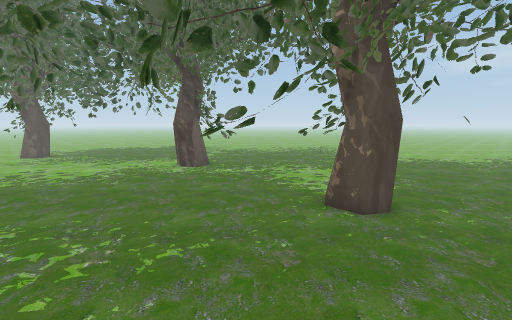
view 1 (above)

19 first-person views from a walk through a Unity game level. The camera is 1.4 m above the floor, tilts 8° down and sees 90° across. The floor is counted in squares, 0.5 m on a side. Each view is taken from the middle of a square. On the plan, view 1 faces up. The plan holds only what a view shows up to about 19 squares ahead; the rest is blank. The place goes on beyond the plan. The player character is not drawn. Some animated figures are not drawn. Some surface patterns are stand-ins.

view 2
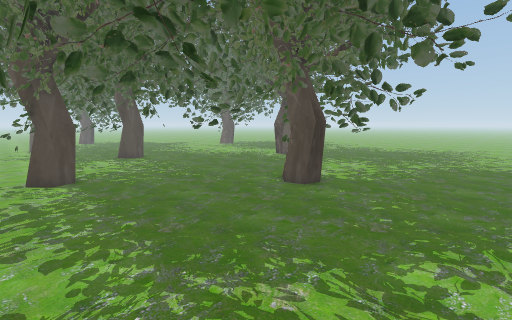

view 3
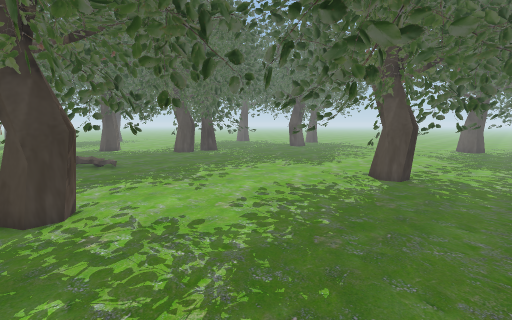

view 4
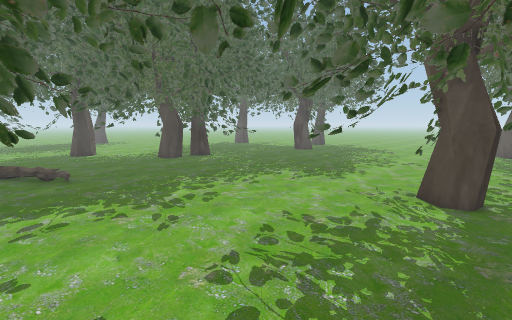

view 5
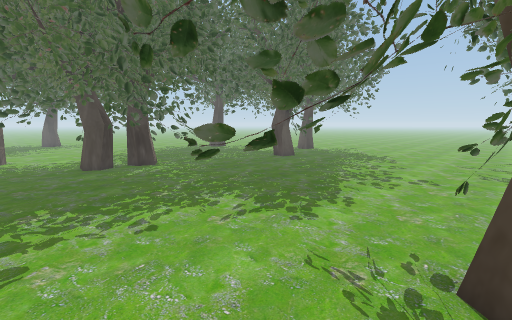

view 6
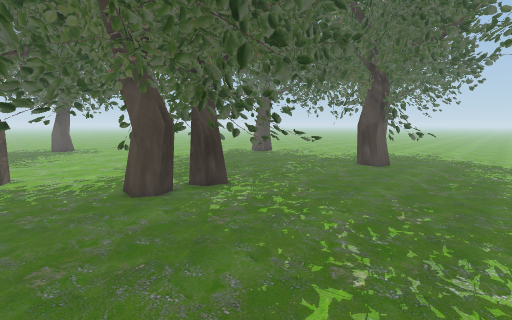

view 7
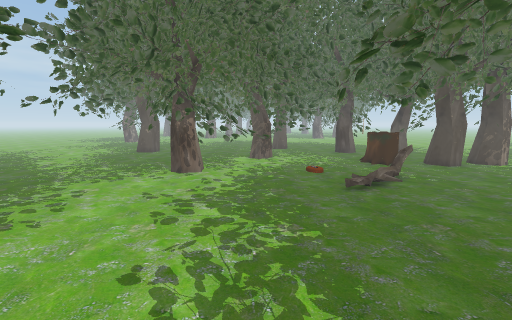

view 8
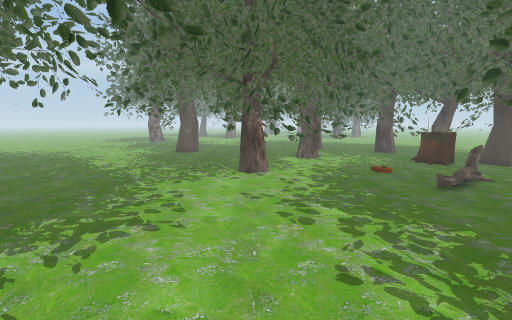

view 9
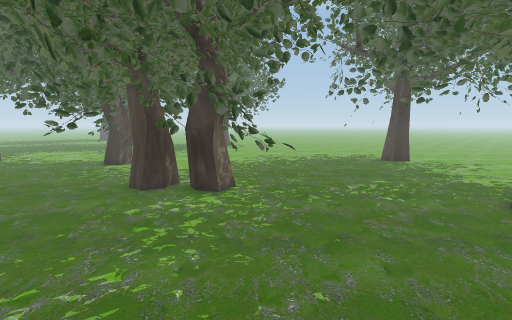

view 10
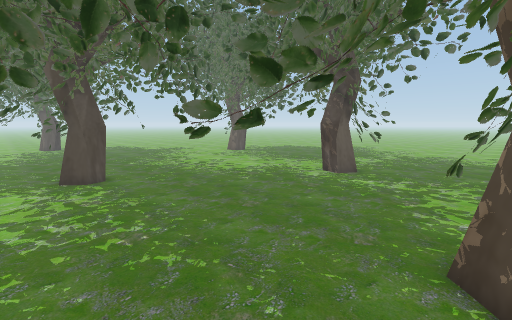

view 11
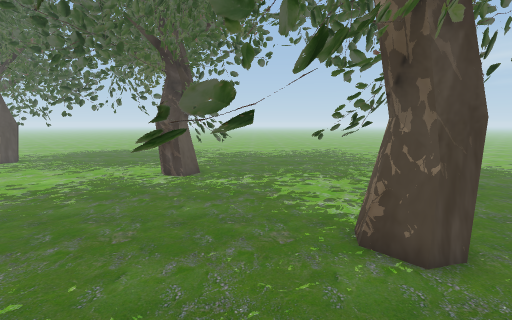

view 12
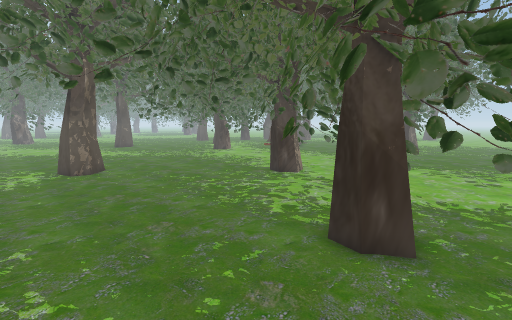

view 13
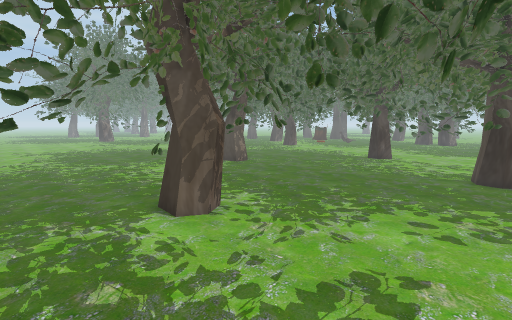

view 14
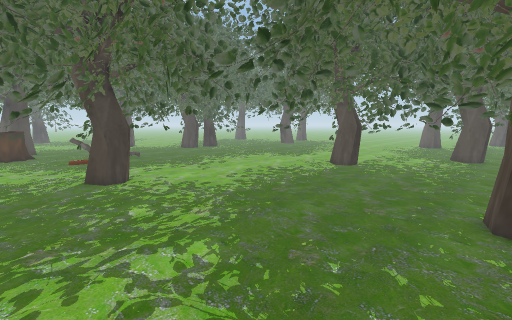

view 15
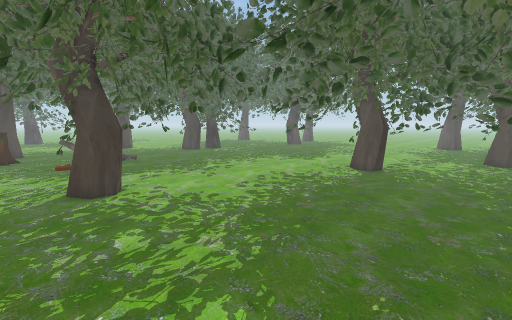

view 16
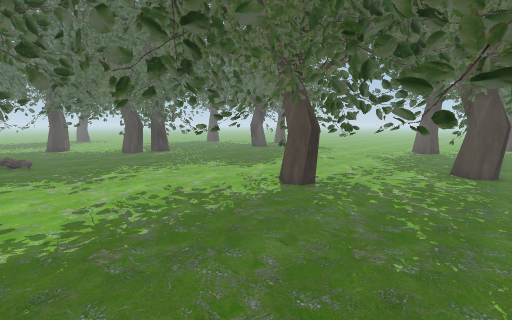

view 17
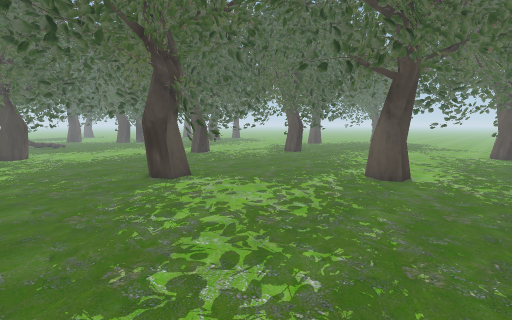

view 18
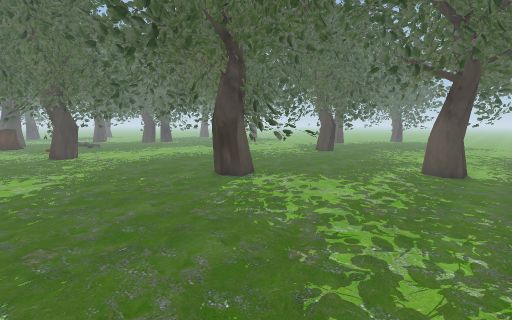

view 19
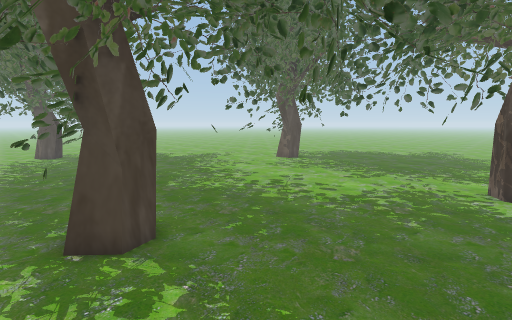

### Floor plan
Key: @ floor where view 1 was taken; # wall or solid block; x gap in a wall; . floor; / step, stairs or slope; = window, fence, low wall or low ledge; T thing the floor can be seen under or through; O other object.
Columns run from 14 left of view 1 to 13 right of it. Each row starts with its distance up from view 1.
 22  ... ....   ................
 21 ...... ...  T...............
 20 ...........T ...............
 19 x ...... ...................
 18 . ... ...###.. .............
 17 ... ...  T###...............
 16 .... ..T    T ..............
 15 ...... T  T   ..............
 14 ........T T   ... ##........
 13 .........    T..####........
 12 ................###.........
 11 .............. .## T  ......
 10 ................##T    .....
  9 ####..#.........##TT T .....
  8   ##...... ...T..#TTTT. ....
  7    #....  .... .............
  6   TT ........TT.. ..........
  5 TTTT ..... . T ...... ......
  4 T.     ... .................
  3 ...TTT TT T..#.......... ...
  2  ..  TT  TT....... ..... ...
  1 ......TTTTT.... #.# ....x. x
  0 .....#TT TTT .@.........#...
 -1 ..... TTTTT  ... ...........
 -2 ......TTTTT T....... #......
 -3 .......... TTT............
 -4 ........ x TTT.......
 -5 .................... TTT
 -6 ....................TTTTT
 -7 ....................TTTTT.
 -8 ....................TTT##...
 -9 .....................TT##...
-10 ..................... T  ...
-11 =.................... T....
-12 #..........................#
-13  ...............  .....O...
-14  .............. .../........
-15   ...# .# .........//.......
-16   ...## ## ... .. ./O... ...
-17  ....######........./ .. ...
-18 .....###### ..........O  .##
-19 ......#######   ......O#  #
-20 ....  .#  #    ##.....

Positions as (right, up) in squares from view 1, and headings:
1: (0, 0), facing up
2: (11, -2), facing up-left
3: (10, 4), facing down-left
4: (7, 1), facing down-left
5: (1, -1), facing down-left
6: (1, -9), facing down-left
7: (-6, -10), facing right
8: (-6, -6), facing right
9: (-8, -8), facing down
10: (3, 3), facing up-left
11: (0, 3), facing up
12: (-14, 12), facing down-right
13: (-12, 22), facing down-right
14: (13, 8), facing down-left
15: (12, 6), facing down-left
16: (6, 7), facing down-left
17: (10, 22), facing down-left
18: (13, 20), facing down-left
19: (-5, 4), facing up-left
